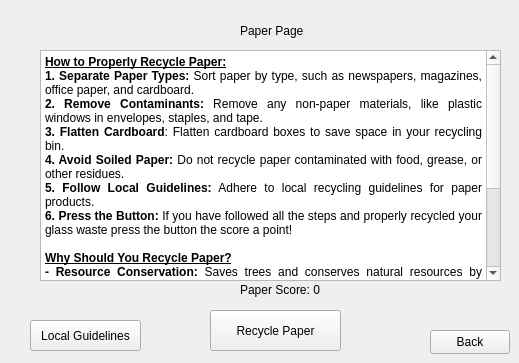
    <widget class="QWidget" name="pagePaper">
     <widget class="QLabel" name="labelPaper_2">
      <property name="geometry">
       <rect>
        <x>240</x>
        <y>20</y>
        <width>91</width>
        <height>21</height>
       </rect>
      </property>
      <property name="text">
       <string>Paper Page</string>
      </property>
     </widget>
     <widget class="QPushButton" name="pbtnBack_3">
      <property name="geometry">
       <rect>
        <x>430</x>
        <y>330</y>
        <width>80</width>
        <height>24</height>
       </rect>
      </property>
      <property name="text">
       <string>Back</string>
      </property>
     </widget>
     <widget class="QToolButton" name="tbtnRecyclePaper">
      <property name="geometry">
       <rect>
        <x>210</x>
        <y>310</y>
        <width>131</width>
        <height>41</height>
       </rect>
      </property>
      <property name="text">
       <string>Recycle Paper</string>
      </property>
     </widget>
     <widget class="QLabel" name="labelPaperScore">
      <property name="geometry">
       <rect>
        <x>240</x>
        <y>280</y>
        <width>121</width>
        <height>20</height>
       </rect>
      </property>
      <property name="text">
       <string>Paper Score: 0</string>
      </property>
     </widget>
     <widget class="QTextBrowser" name="txtPaper">
      <property name="geometry">
       <rect>
        <x>40</x>
        <y>50</y>
        <width>461</width>
        <height>231</height>
       </rect>
      </property>
      <property name="html">
       <string>&lt;!DOCTYPE HTML PUBLIC &quot;-//W3C//DTD HTML 4.0//EN&quot; &quot;http://www.w3.org/TR/REC-html40/strict.dtd&quot;&gt;
&lt;html&gt;&lt;head&gt;&lt;meta name=&quot;qrichtext&quot; content=&quot;1&quot; /&gt;&lt;meta charset=&quot;utf-8&quot; /&gt;&lt;style type=&quot;text/css&quot;&gt;
p, li { white-space: pre-wrap; }
hr { height: 1px; border-width: 0; }
li.unchecked::marker { content: &quot;\2610&quot;; }
li.checked::marker { content: &quot;\2612&quot;; }
&lt;/style&gt;&lt;/head&gt;&lt;body style=&quot; font-family:'Segoe UI'; font-size:9pt; font-weight:700; font-style:normal;&quot;&gt;
&lt;p align=&quot;justify&quot; style=&quot; margin-top:0px; margin-bottom:0px; margin-left:0px; margin-right:0px; -qt-block-indent:0; text-indent:0px;&quot;&gt;&lt;span style=&quot; text-decoration: underline;&quot;&gt;How to Properly Recycle Paper:&lt;/span&gt;&lt;/p&gt;
&lt;p align=&quot;justify&quot; style=&quot; margin-top:0px; margin-bottom:0px; margin-left:0px; margin-right:0px; -qt-block-indent:0; text-indent:0px;&quot;&gt;1. Separate Paper Types:&lt;span style=&quot; font-weight:400;&quot;&gt; Sort paper by type, such as newspapers, magazines, office paper, and cardboard.&lt;/span&gt;&lt;/p&gt;
&lt;p align=&quot;justify&quot; style=&quot; margin-top:0px; margin-bottom:0px; margin-left:0px; margin-right:0px; -qt-block-indent:0; text-indent:0px;&quot;&gt;2. Remove Contaminants:&lt;span style=&quot; font-weight:400;&quot;&gt; Remove any non-paper materials, like plastic windows in envelopes, staples, and tape.&lt;/span&gt;&lt;/p&gt;
&lt;p align=&quot;justify&quot; style=&quot; margin-top:0px; margin-bottom:0px; margin-left:0px; margin-right:0px; -qt-block-indent:0; text-indent:0px;&quot;&gt;3. Flatten Cardboard&lt;span style=&quot; font-weight:400;&quot;&gt;: Flatten cardboard boxes to save space in your recycling bin.&lt;/span&gt;&lt;/p&gt;
&lt;p align=&quot;justify&quot; style=&quot; margin-top:0px; margin-bottom:0px; margin-left:0px; margin-right:0px; -qt-block-indent:0; text-indent:0px;&quot;&gt;4. Avoid Soiled Paper:&lt;span style=&quot; font-weight:400;&quot;&gt; Do not recycle paper contaminated with food, grease, or other residues.&lt;/span&gt;&lt;/p&gt;
&lt;p align=&quot;justify&quot; style=&quot; margin-top:0px; margin-bottom:0px; margin-left:0px; margin-right:0px; -qt-block-indent:0; text-indent:0px;&quot;&gt;5. Follow Local Guidelines:&lt;span style=&quot; font-weight:400;&quot;&gt; Adhere to local recycling guidelines for paper products.&lt;/span&gt;&lt;/p&gt;
&lt;p align=&quot;justify&quot; style=&quot; margin-top:0px; margin-bottom:0px; margin-left:0px; margin-right:0px; -qt-block-indent:0; text-indent:0px;&quot;&gt;6. Press the Button: &lt;span style=&quot; font-weight:400;&quot;&gt;If you have followed all the steps and properly recycled your glass waste press the button the score a point!&lt;/span&gt;&lt;/p&gt;
&lt;p align=&quot;justify&quot; style=&quot;-qt-paragraph-type:empty; margin-top:0px; margin-bottom:0px; margin-left:0px; margin-right:0px; -qt-block-indent:0; text-indent:0px; font-weight:400;&quot;&gt;&lt;br /&gt;&lt;/p&gt;
&lt;p align=&quot;justify&quot; style=&quot; margin-top:0px; margin-bottom:0px; margin-left:0px; margin-right:0px; -qt-block-indent:0; text-indent:0px;&quot;&gt;&lt;span style=&quot; text-decoration: underline;&quot;&gt;Why Should You Recycle Paper?&lt;/span&gt;&lt;/p&gt;
&lt;p align=&quot;justify&quot; style=&quot; margin-top:0px; margin-bottom:0px; margin-left:0px; margin-right:0px; -qt-block-indent:0; text-indent:0px;&quot;&gt;- Resource Conservation:&lt;span style=&quot; font-weight:400;&quot;&gt; Saves trees and conserves natural resources by reducing the need for virgin paper pulp.&lt;/span&gt;&lt;/p&gt;
&lt;p align=&quot;justify&quot; style=&quot; margin-top:0px; margin-bottom:0px; margin-left:0px; margin-right:0px; -qt-block-indent:0; text-indent:0px;&quot;&gt;- Energy and Water Savings: &lt;span style=&quot; font-weight:400;&quot;&gt;Uses less energy and water to produce recycled paper compared to new paper.&lt;/span&gt;&lt;/p&gt;
&lt;p align=&quot;justify&quot; style=&quot; margin-top:0px; margin-bottom:0px; margin-left:0px; margin-right:0px; -qt-block-indent:0; text-indent:0px;&quot;&gt;- Landfill Reduction:&lt;span style=&quot; font-weight:400;&quot;&gt; Reduces the amount of paper waste sent to landfills.&lt;/span&gt;&lt;/p&gt;
&lt;p align=&quot;justify&quot; style=&quot; margin-top:0px; margin-bottom:0px; margin-left:0px; margin-right:0px; -qt-block-indent:0; text-indent:0px;&quot;&gt;- Pollution Reduction:&lt;span style=&quot; font-weight:400;&quot;&gt; Decreases pollution associated with paper manufacturing.&lt;/span&gt;&lt;/p&gt;
&lt;p align=&quot;justify&quot; style=&quot; margin-top:0px; margin-bottom:0px; margin-left:0px; margin-right:0px; -qt-block-indent:0; text-indent:0px;&quot;&gt;- Economic Benefits:&lt;span style=&quot; font-weight:400;&quot;&gt; Creates jobs and supports the recycling industry.&lt;/span&gt;&lt;/p&gt;
&lt;p align=&quot;justify&quot; style=&quot;-qt-paragraph-type:empty; margin-top:0px; margin-bottom:0px; margin-left:0px; margin-right:0px; -qt-block-indent:0; text-indent:0px; font-weight:400;&quot;&gt;&lt;br /&gt;&lt;/p&gt;
&lt;p align=&quot;justify&quot; style=&quot; margin-top:0px; margin-bottom:0px; margin-left:0px; margin-right:0px; -qt-block-indent:0; text-indent:0px;&quot;&gt;&lt;span style=&quot; font-weight:400;&quot;&gt;By properly recycling paper, we contribute to a more sustainable environment and help conserve valuable resources. 🌍♻️&lt;/span&gt;&lt;/p&gt;&lt;/body&gt;&lt;/html&gt;</string>
      </property>
     </widget>
     <widget class="QPushButton" name="pbtnLink_3">
      <property name="geometry">
       <rect>
        <x>30</x>
        <y>320</y>
        <width>111</width>
        <height>31</height>
       </rect>
      </property>
      <property name="text">
       <string>Local Guidelines</string>
      </property>
     </widget>
    </widget>
